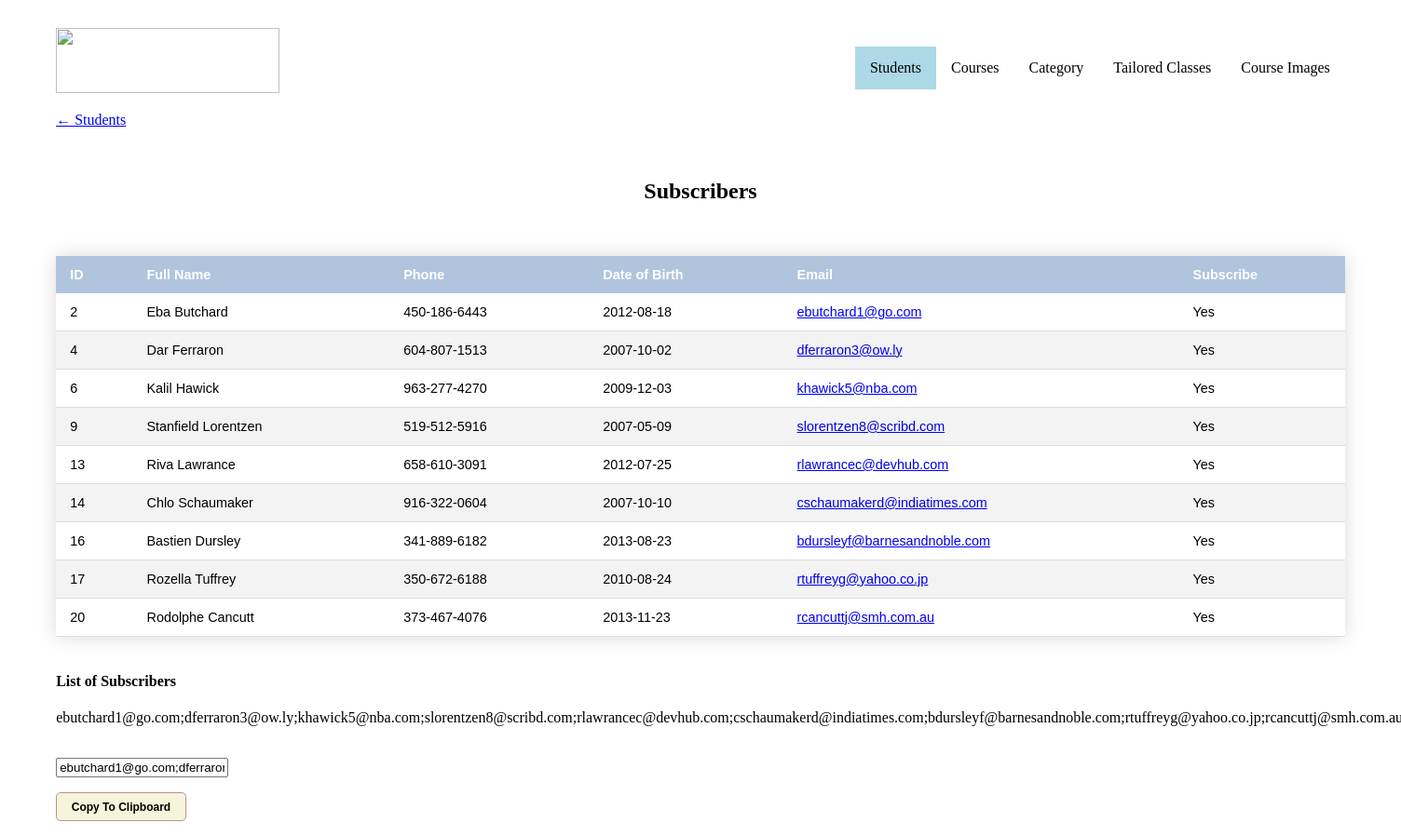
The app's page /student_subscribers.php with its own data.
### tables this page shows
CREATE TABLE `student`  (	
	`student_id`		INT(11) NOT NULL PRIMARY KEY AUTO_INCREMENT ,
	`first_name`	    VARCHAR(50) NOT NULL,
	`surname`		    VARCHAR(20) NOT NULL,
	`address`		    VARCHAR(100) NOT NULL,
	`phone`		        VARCHAR(15) NOT NULL,
    `dob`               DATE NOT NULL,
    `email`             VARCHAR(80) NOT NULL,
    `subscribe`         INT(1) NOT NULL
);

### student_subscribers.php (the view, shortened to what this page needs)
<?php
require_once('connection.php');
$stmt = $dbh->prepare("SELECT * FROM `student` WHERE `subscribe` = 1;");
?>
<!doctype html>
<html lang="en">
<head>
    <link rel="stylesheet" href="styles.css">
</head>
<body>
<ul>
    <a href = "index.html"><img width="240" height="70" src = "images/a2_logo.png"></a>
    <li style="float:right"><a href="images.php">Course Images</a></li>
    <li style="float:right"><a href="tailored_classes/tailored_classes.php">Tailored Classes</a></li>
    <li style="float:right"><a href="categories/category.php">Category</a></li>
    <li style="float:right"><a href="courses.php">Courses</a></li>
    <li style="float:right"><a class="active" href="students.php">Students</a></li>
</ul>
<p><a href="students.php">&#8592; Students</a></p>
<br>
<div>
    <?php
    $subscribers = "";
    if ($stmt->execute() && $stmt->rowCount() > 0):  ?>
    <?php $count = 0;?>
        <center><h2>Subscribers</h2></center>
        <br> <br>
        <table class = "student-table">
            <thead>
            <tr>
                <th>ID</th>
                <th>Full Name</th>
                <th>Phone</th>
                <th>Date of Birth</th>
                <th>Email</th>
                <th>Subscribe</th>
            </tr>
            </thead>
            <tbody>
            <?php while ($row = $stmt->fetchObject()): ?>
                <tr>
                    <td><?= $row->student_id; ?></td>
                    <td><?= $row->first_name, " ", $row->surname; ?></td>
                    <td><?= $row->phone; ?></td>
                    <td><?= $row->dob; ?></td>
                    <td><a href="mailto:<?= $row->email ?>" ><?= $row->email ?></a></td>
                    <td><?php if($row->subscribe == 0){
                            echo "No";
                        } else{
                            echo "Yes";} ?>
                    </td>
                    <?php if($count < $stmt->rowCount()){
                        if ($subscribers != ""){
                            $subscribers = $subscribers . ';' . $row->email;
                        } else{
                            $subscribers = $row->email;
                        }
                        $count = $count + 1;
                    } ?>
                </tr>
            <?php endwhile; ?>
            </tbody>
        </table>
    <?php else: ?>
        <p>There's no data in students</p>
    <?php endif; ?>
    <br>
    <h4> List of Subscribers </h4>
    <?php echo $subscribers ?> <br><br>
    <p><input type="text" value= <?php echo $subscribers?> id="myInput"></p>
    <p><button class = "button" onclick="myFunction()">Copy To Clipboard</button></p>
</div>
</body>
</html>

### styles.css (style rules this page uses)
body { margin-top: 2%; margin-left: 4%; margin-right: 4%; }
ul { list-style-type: none; margin: 0; padding: 0; overflow: hidden; }
li { margin-top: 20px; }
li:last-child { border-right: none; }
li a { display: block; color: black; text-align: center; padding: 14px 16px; text-decoration: none; }
.active { background-color: lightblue; }
.student-table { border-collapse: collapse; font-size: 0.9em; font-family: sans-serif; width: 100%; margin: auto; box-shadow: 0 0 20px rgba(0, 0, 0, 0.15); }
.student-table thead tr { background-color: lightsteelblue; color: #ffffff; text-align: left; }
.student-table th, .student-table td { padding: 12px 15px; }
.student-table tbody tr { border-bottom: 1px solid #dddddd; }
.student-table tbody tr:nth-of-type(even) { background-color: #f3f3f3; }
.button { background: beige; font-family: sans-serif; padding: 0.6em 1.3em; font-weight: 900; font-size: 12px; border: 1px solid rosybrown; border-radius: 0.4em; }

### records on screen
student: student_id "2", first_name "Eba", surname "Butchard", phone "450-186-6443", dob "2012-08-18", email "ebutchard1@go.com", subscribe "Yes"
student: student_id "4", first_name "Dar", surname "Ferraron", phone "604-807-1513", dob "2007-10-02", email "dferraron3@ow.ly", subscribe "Yes"
student: student_id "6", first_name "Kalil", surname "Hawick", phone "963-277-4270", dob "2009-12-03", email "khawick5@nba.com", subscribe "Yes"
student: student_id "9", first_name "Stanfield", surname "Lorentzen", phone "519-512-5916", dob "2007-05-09", email "slorentzen8@scribd.com", subscribe "Yes"
student: student_id "13", first_name "Riva", surname "Lawrance", phone "658-610-3091", dob "2012-07-25", email "rlawrancec@devhub.com", subscribe "Yes"
student: student_id "14", first_name "Chlo", surname "Schaumaker", phone "916-322-0604", dob "2007-10-10", email "cschaumakerd@indiatimes.com", subscribe "Yes"
student: student_id "16", first_name "Bastien", surname "Dursley", phone "341-889-6182", dob "2013-08-23", email "bdursleyf@barnesandnoble.com", subscribe "Yes"
student: student_id "17", first_name "Rozella", surname "Tuffrey", phone "350-672-6188", dob "2010-08-24", email "rtuffreyg@yahoo.co.jp", subscribe "Yes"
student: student_id "20", first_name "Rodolphe", surname "Cancutt", phone "373-467-4076", dob "2013-11-23", email "rcancuttj@smh.com.au", subscribe "Yes"
